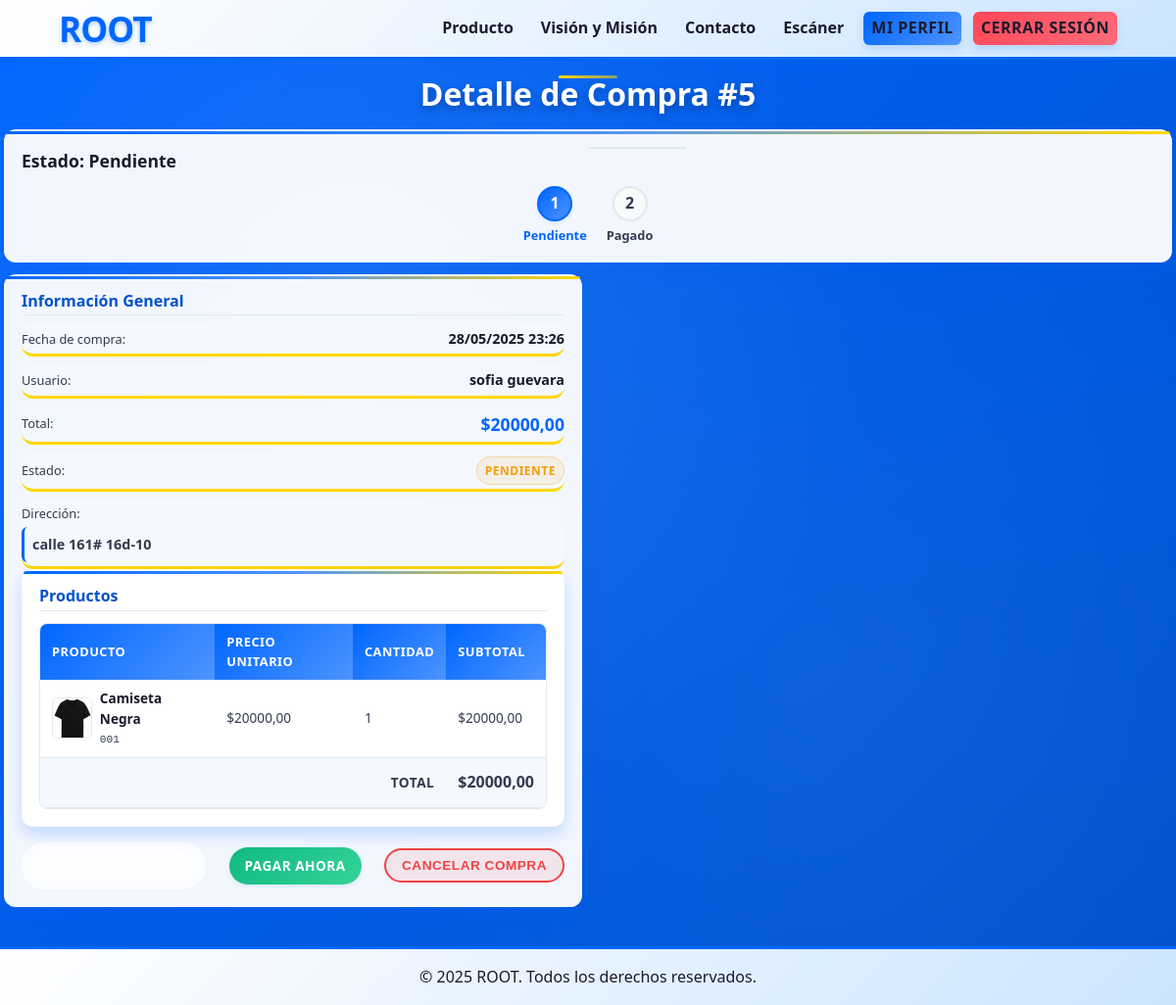
The app's page /facturas/5/ (signed in), older data.
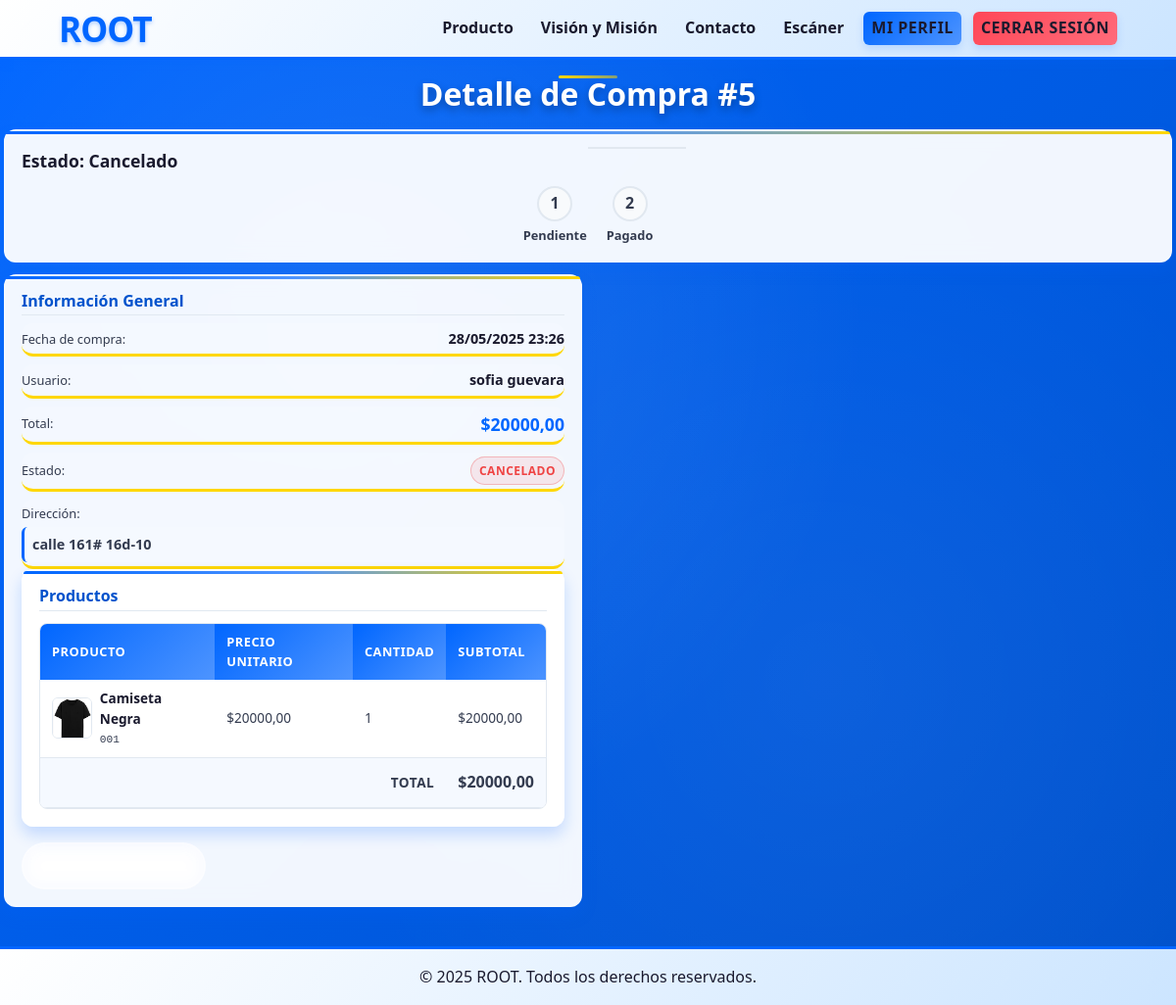
The same page, newer data.
### pagos/models.py (models this page shows, shortened)
class Compra(models.Model):
    ESTADO_CHOICES = (("pendiente", "Pendiente"),("pagado", "Pagado"),("enviado", "Enviado"),("entregado", "Entregado"),("cancelado", "Cancelado"))
    usuario = models.ForeignKey(settings.AUTH_USER_MODEL,on_delete=models.CASCADE, related_name="compras")
    fecha_compra = models.DateTimeField(auto_now_add=True)
    estado = models.CharField(max_length=20,choices=ESTADO_CHOICES,default="pendiente")
    total = models.DecimalField(max_digits=10, decimal_places=2)
    direccion_entrega = models.TextField(blank=True, default="")
    codigo_seguimiento = models.CharField(max_length=50, blank=True, default="")

### usuarios/models.py (models this page shows, shortened)
class Usuario(AbstractUser):
    foto = models.ImageField(upload_to="perfiles/", default="perfiles/default.png", verbose_name="Foto de perfil")
    telefono = models.CharField(max_length=15, blank=True, verbose_name="Teléfono")
    direccion = models.TextField(blank=True, verbose_name="Dirección")
    fecha_nacimiento = models.DateField(blank=True, null=True, verbose_name="Fecha de nacimiento")
    id_documento = models.CharField(max_length=20, blank=True, verbose_name="Documento de identidad")
    preferencias_notificacion = models.BooleanField(default=True, verbose_name="Recibir notificaciones")
    class Meta:
        verbose_name = "Usuario"
        verbose_name_plural = "Usuarios"

### facturas/views.py (the view)
# urls.py: path("<int:compra_id>/", views.detalle_compra, name="detalle_compra"),
@login_required
def detalle_compra(request: HttpRequest, compra_id: int) -> HttpResponse:
    compra = get_object_or_404(Compra, id=compra_id, usuario=request.user)
    try:
        factura = compra.factura
    except Factura.DoesNotExist:
        factura = None
    return render(request, "facturas/detalle_compra.html", {"compra": compra,"factura": factura})

### pagos/models.py (called while the page is built)
    @property
    def subtotal(self):
        return self.cantidad * self.precio_unitario

### facturas/templates/facturas/detalle_compra.html (shortened to what the changed rows need)
{% extends "core/base.html" %}
{% load static %}
{% block extra_css %}
<link rel="stylesheet" href="{% static 'css/facturas.css' %}">
{% endblock %}
{% block content %}
<section id="detalle-compra" class="detalle-compra-section">
    <div class="container">
        <h2>Detalle de Compra #{{ compra.id }}</h2>
        <div class="estado-compra estado-{{ compra.estado }}">
            <div class="estado-titulo">Estado: {{ compra.get_estado_display }}</div>
            <div class="progreso-estado">
                <div class="paso-estado {% if compra.estado == 'pendiente' or compra.estado == 'pagado' %}activo{% endif %}">
                    <div class="numero-paso">1</div>
                    <div class="texto-paso">Pendiente</div>
                </div>
                <div class="linea-estado"></div>
                <div class="paso-estado {% if compra.estado == 'pagado' %}activo{% endif %}">
                </div>
            </div>
        </div>
<div class="info-compra">
    <div class="seccion-info">
        <div class="info-grid">
            <div class="info-item">
                <div class="info-label">Fecha de compra:</div>
                <div class="info-valor">{{ compra.fecha_compra|date:"d/m/Y H:i" }}</div>
            </div>
            <div class="info-item">
                <div class="info-label">Usuario:</div>
                <div class="info-valor">{{ compra.usuario.get_full_name|default:compra.usuario.username }}</div>
            </div>
            <div class="info-item">
                <div class="info-label">Total:</div>
                <div class="info-valor total">${{ compra.total|floatformat:2 }}</div>
            </div>
            <div class="info-item">
                <div class="info-valor">
                    <span class="estado-badge estado-{{ compra.estado }}">
                        {{ compra.get_estado_display }}
                    </span>
                </div>
            </div>
            <div class="info-item direccion-item">
                <div class="info-label">Dirección:</div>
                <span class="info-valor direccion-entrega">
                    {{ compra.direccion_entrega|default:"No se ha especificado una dirección." }}
                </span>
            </div>
        </div>
        <div class="seccion-productos">
            <div class="tabla-contenedor">
                <table class="tabla-productos">
                    <thead>
                        <tr>
                            <th>Producto</th>
                            <th>Precio Unitario</th>
                            <th>Cantidad</th>
                            <th>Subtotal</th>
                        </tr>
                    </thead>
                    <tfoot>
                        <tr>
                            <td colspan="3" class="total-label">Total</td>
                            <td class="total-valor">${{ compra.total|floatformat:2 }}</td>
                        </tr>
                    </tfoot>
                </table>
            </div>
        </div>
        <div class="acciones-compra">
            <a href="{% url 'usuarios:perfil' %}" class="btn-volver">Volver al Perfil</a>
            {% if compra.estado == 'pendiente' %}
            <a href="{% url 'pagos:seleccionar_metodo_pago' compra.id %}" class="btn-pagar">Pagar ahora</a>
            {% endif %}
            {% if compra.estado == 'pendiente' %}
            <form method="post" action="{% url 'facturas:cancelar_compra' compra.id %}" class="form-cancelar">
                <button type="submit" class="btn-cancelar">Cancelar Compra</button>
            </form>
            {% endif %}
        </div>
    </div>
</section>
{% endblock %}

Row changes from the older to the newer data that the page shows:
changed Compra "calle 161# 16d-10": estado "Pendiente" → "Cancelado"; estado "PENDIENTE" → "CANCELADO"
Text that changed along with them:
text no longer shown: "PAGAR AHORA CANCELAR COMPRA"
